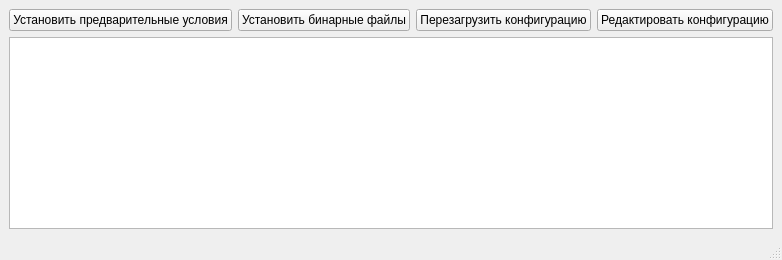
<?xml version="1.0" encoding="UTF-8"?>
<ui version="4.0">
    <class>MainWindow</class>
    <widget class="QMainWindow" name="MainWindow">
        <property name="windowTitle">
            <string>Zapret GUI</string>
        </property>
        <widget class="QWidget" name="centralwidget">
            <layout class="QVBoxLayout" name="verticalLayout">
                <item>
                    <layout class="QHBoxLayout" name="horizontalLayout">
                        <item>
                            <widget class="QPushButton" name="btnInstallPrereq">
                                <property name="text">
                                    <string>Установить предварительные условия</string>
                                </property>
                            </widget>
                        </item>
                        <item>
                            <widget class="QPushButton" name="btnInstallBin">
                                <property name="text">
                                    <string>Установить бинарные файлы</string>
                                </property>
                            </widget>
                        </item>
                        <item>
                            <widget class="QPushButton" name="btnReloadConfig">
                                <property name="text">
                                    <string>Перезагрузить конфигурацию</string>
                                </property>
                            </widget>
                        </item>
                        <item>
                            <widget class="QPushButton" name="btnEditConfig">
                                <property name="text">
                                    <string>Редактировать конфигурацию</string>
                                </property>
                            </widget>
                        </item>
                    </layout>
                </item>
                <item>
                    <widget class="QTextEdit" name="txtLog">
                        <property name="readOnly">
                            <bool>true</bool>
                        </property>
                    </widget>
                </item>
            </layout>
        </widget>
        <widget class="QStatusBar" name="statusbar"/>
    </widget>
    <resources/>
    <connections/>
</ui>
